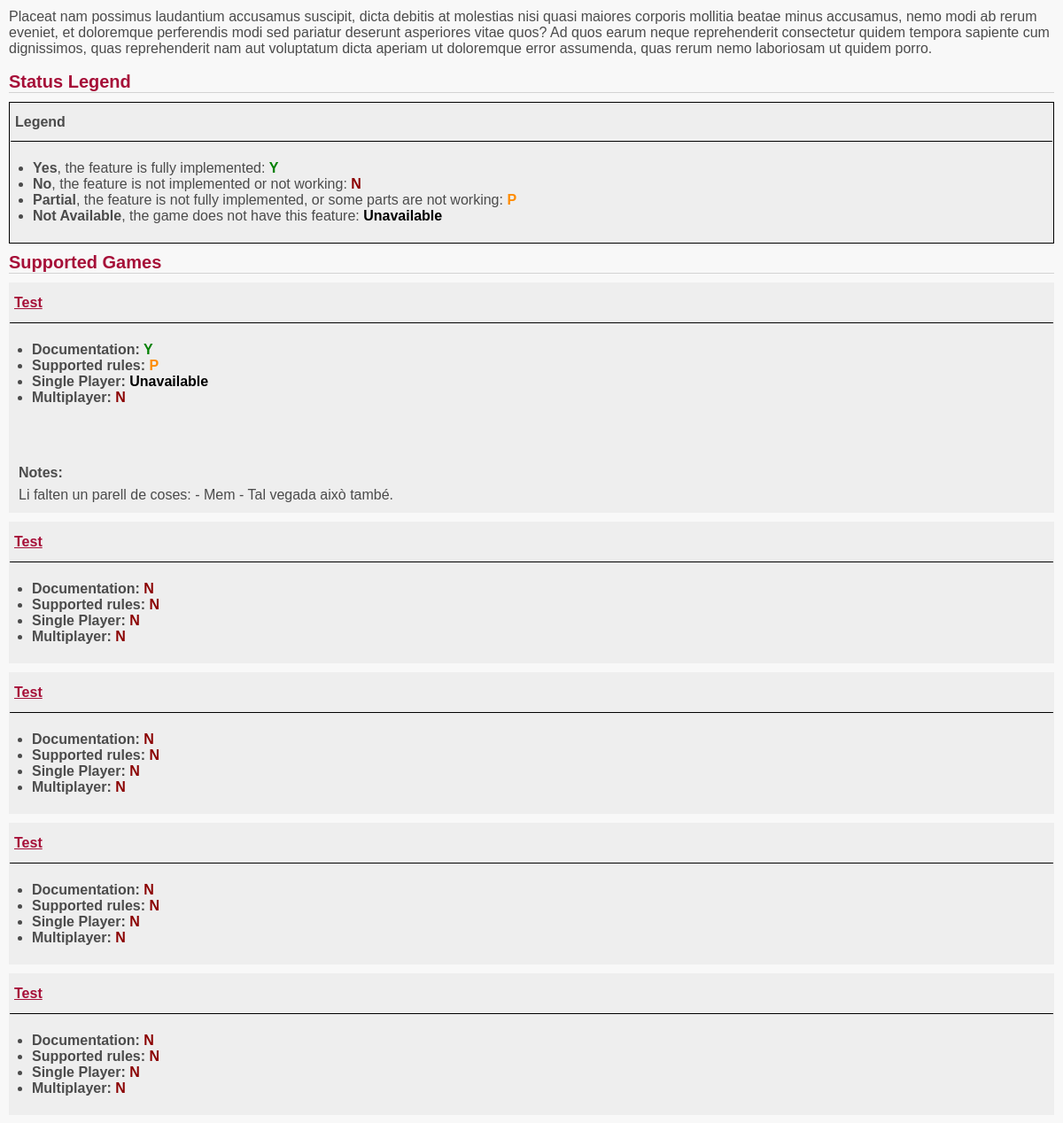
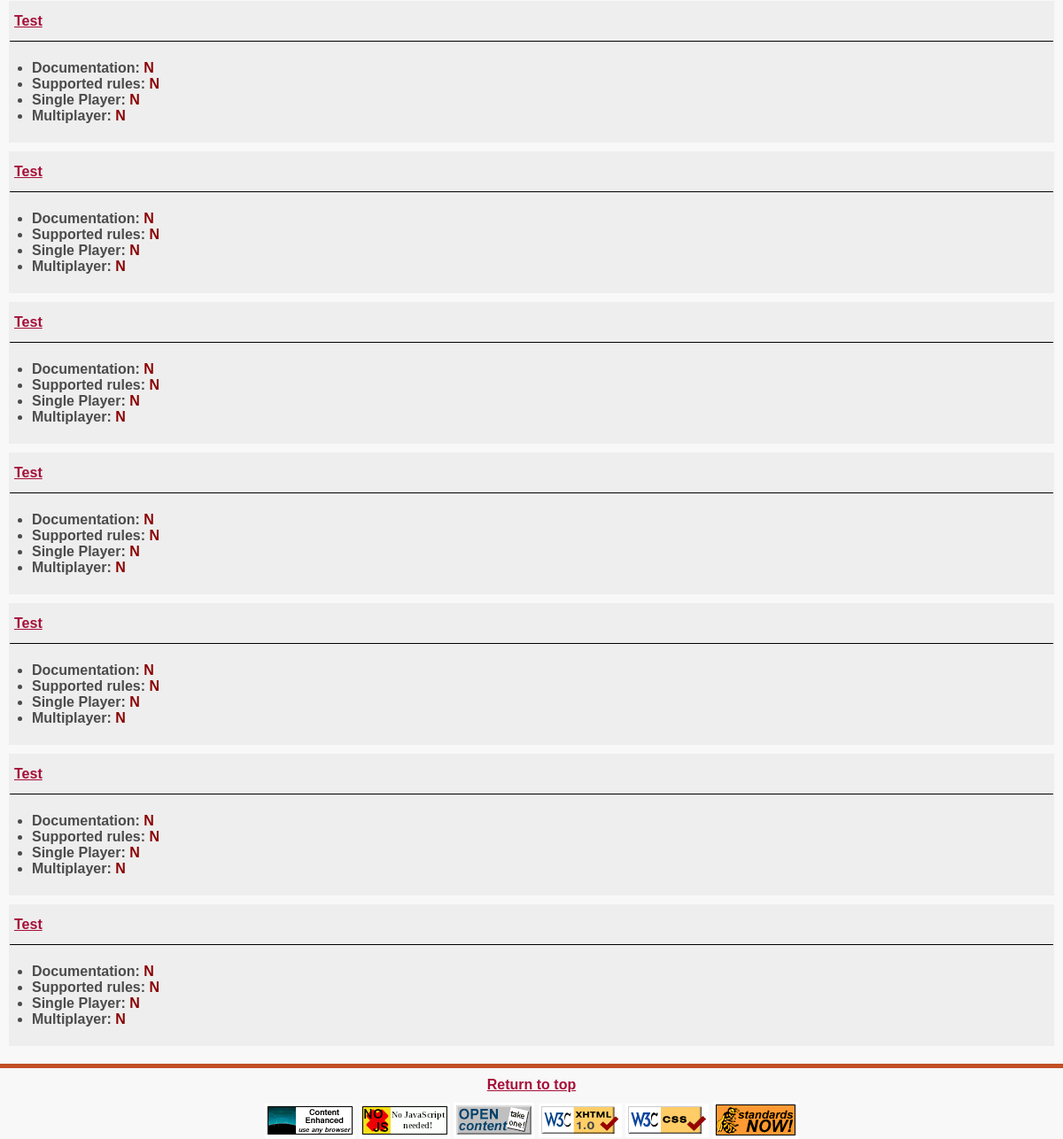
Before: /wiki/ (lower part) with the older database file (2 pictures, top to bottom).
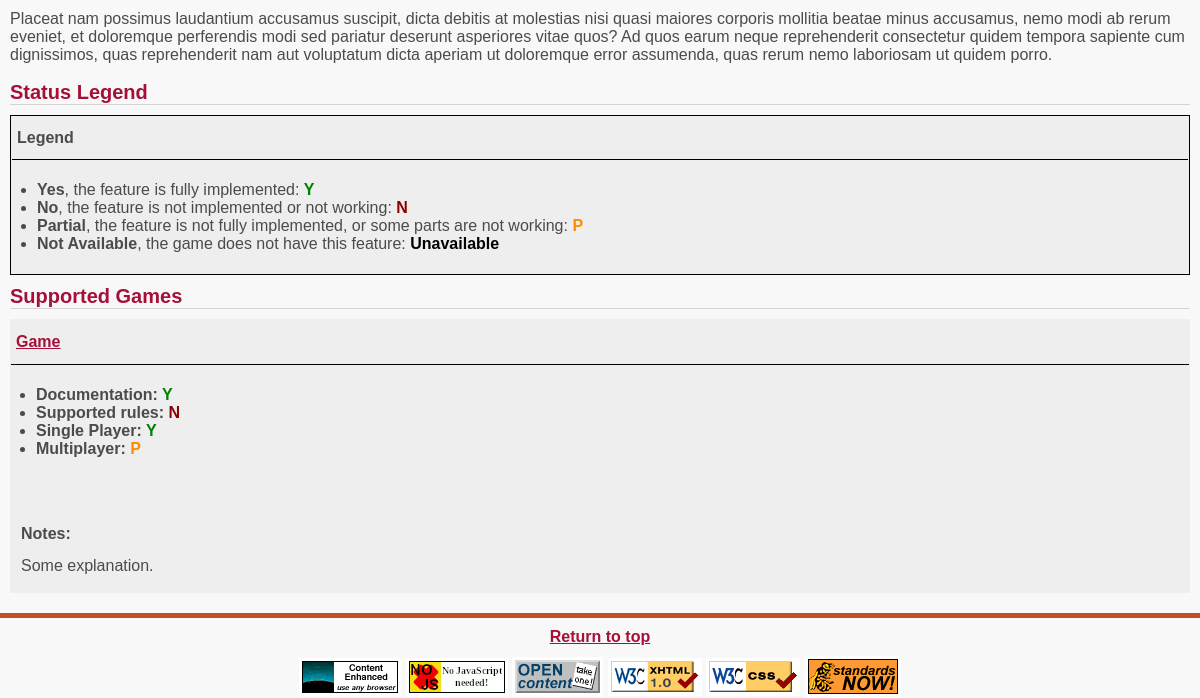
After: the same page with the newer database file.
### main/models.py (models this page shows)
class Game(models.Model):
    NOTES_DESCRIPTION = "Separate your explanation in paragraphs if needed."
    DIFFICULTY_CHOICES = (
        ('Low', 'Low'),
        ('Medium', 'Medium'),
        ('High', 'High'),
        ('Unspecified', 'Unspecified')
    )
    title = models.CharField(max_length=400, help_text="If you need some clue about how to fill this, please see https://en.wikipedia.org/wiki/Escoba")
    published_by = models.CharField(max_length=400)
    origin = models.CharField(max_length=400)
    type = models.CharField(max_length=400)
    players = models.CharField(max_length=400)
    number_of_cards = models.CharField(max_length=100)
    deck = models.CharField(max_length=400)
    play = models.CharField(max_length=400, help_text="Clockwise, Counterclockwise, Unspecified...", default="Unspecified")
    playing_time = models.CharField(max_length=400)
    difficulty = models.CharField(max_length=11, choices=DIFFICULTY_CHOICES, default="Unspecified")
    description = HTMLField(blank=True, null=True, help_text=NOTES_DESCRIPTION)
    visible = models.BooleanField(default=True)
    created = models.DateTimeField(auto_now=True)
    last_modified = models.DateTimeField(auto_now=True)
    SUPPORT_CHOICES = (
        ('Y', 'Yes'),
        ('N', 'No'),
        ('P', 'Partial (need explanation in notes)'),
        ('Unavailable', 'Unavailable')
    )
    NOTES_FIELD = "<p>Please insert the explanation here. You can put bullets to clarify your explanation: </p><ul><li>This rule is not implemented</li><li>This feature needs to be polished</li></ul>"
    documentation = models.CharField(max_length=11, choices=SUPPORT_CHOICES)
    supported_rules = models.CharField(max_length=11, choices=SUPPORT_CHOICES)
    single_player = models.CharField(max_length=11, choices=SUPPORT_CHOICES)
    multiplayer = models.CharField(max_length=11, choices=SUPPORT_CHOICES)
    notes = HTMLField(blank=True, null=True, help_text=NOTES_FIELD)

### main/views.py (the view)
# urls.py: path('wiki/', views.WikiList.as_view(template_name='html/wiki.html'), name="wiki"),
class WikiList(TemplateView):
    template_name = "wiki.html"
    def get_context_data(self, **kwargs):
        context = super().get_context_data(**kwargs)
        games = Game.objects.all()
        context["games"] = games
        return context

### main/templates/html/wiki.html (shortened to what this page needs)
{% extends 'base.html' %} {% load i18n %} {% load static %}
{% block content_body %}
{% lorem 4 p random %}
<h2>Status Legend</h2>
{% include 'partial/legend.html' %}
<h2>Supported Games</h2>
{% for game in games %}
<table class="table-container" bgcolor='#eeeeee' border='0' cellpadding='0' cellspacing='0' align='center' bgcolor='#000000' width='100%'><tr><td>
    <table border='0' cellpadding='5' cellspacing='1' width='100%'>
    <tr>
    <td class="small-padding" style="border-bottom:1px solid black;" bgcolor='#eeeeee'>
    <p class="redlinks bold"><a href="{% url 'info_game' game.id game.title|escape %}">{{game.title|escape}}</a></p>
    <tr>
    <td bgcolor='#eeeeee'>
        {% include 'partial/game_support.html' %}
    </table>
</table>
{% endfor %}
{% endblock content_body %}

### main/templates/partial/game_support.html
<table class="padding" style="margin-top:10px;" border='0' cellspacing='0' cellpadding='5'><tr><td>
<ul>
    <li class="bold">Documentation: <span class="bold {% if game.documentation == "Y" %} yes {% else %}{% if game.documentation == "N" %} no {% else %}{% if game.documentation == "P" %} partial {% else %} unavailable {% endif %}{% endif %}{% endif %}">{{ game.documentation|escape }}</span></li>
    <li class="bold">Supported rules: <span class="bold {% if game.supported_rules == "Y" %} yes {% else %}{% if game.supported_rules == "N" %} no {% else %}{% if game.supported_rules == "P" %} partial {% else %} unavailable {% endif %}{% endif %}{% endif %}">{{ game.supported_rules|escape }}</span></li>
    <li class="bold">Single Player: <span class="bold {% if game.single_player == "Y" %} yes {% else %}{% if game.single_player == "N" %} no {% else %}{% if game.single_player == "P" %} partial {% else %} unavailable {% endif %}{% endif %}{% endif %}">{{ game.single_player|escape }}</span></li>
    <li class="bold">Multiplayer: <span class="bold {% if game.multiplayer == "Y" %} yes {% else %}{% if game.multiplayer == "N" %} no {% else %}{% if game.multiplayer == "P" %} partial {% else %} unavailable {% endif %}{% endif %}{% endif %}">{{ game.multiplayer|escape }}</span></li>
</ul>
{% if game.notes %}
<p class="bold" style="margin-top:50px;">Notes:</p>
{{ game.notes|safe }}
{% endif %}
</table>

Changed rows visible on the page:
removed Game: title "Test", documentation "Y", supported_rules "P", single_player "Unavailable", multiplayer "N", notes "Li falten un parell de coses: - Mem - Tal vegada això també."
removed Game: title "Test", documentation "N", supported_rules "N", single_player "N", multiplayer "N"
removed Game: title "Test", documentation "N", supported_rules "N", single_player "N", multiplayer "N"
removed Game: title "Test", documentation "N", supported_rules "N", single_player "N", multiplayer "N"
removed Game: title "Test", documentation "N", supported_rules "N", single_player "N", multiplayer "N"
removed Game: title "Test", documentation "N", supported_rules "N", single_player "N", multiplayer "N"
removed Game: title "Test", documentation "N", supported_rules "N", single_player "N", multiplayer "N"
removed Game: title "Test", documentation "N", supported_rules "N", single_player "N", multiplayer "N"
removed Game: title "Test", documentation "N", supported_rules "N", single_player "N", multiplayer "N"
removed Game: title "Test", documentation "N", supported_rules "N", single_player "N", multiplayer "N"
removed Game: title "Test", documentation "N", supported_rules "N", single_player "N", multiplayer "N"
removed Game: title "Test", documentation "N", supported_rules "N", single_player "N", multiplayer "N"
added Game: title "Game", documentation "Y", supported_rules "N", single_player "Y", multiplayer "P", notes "Some explanation."
